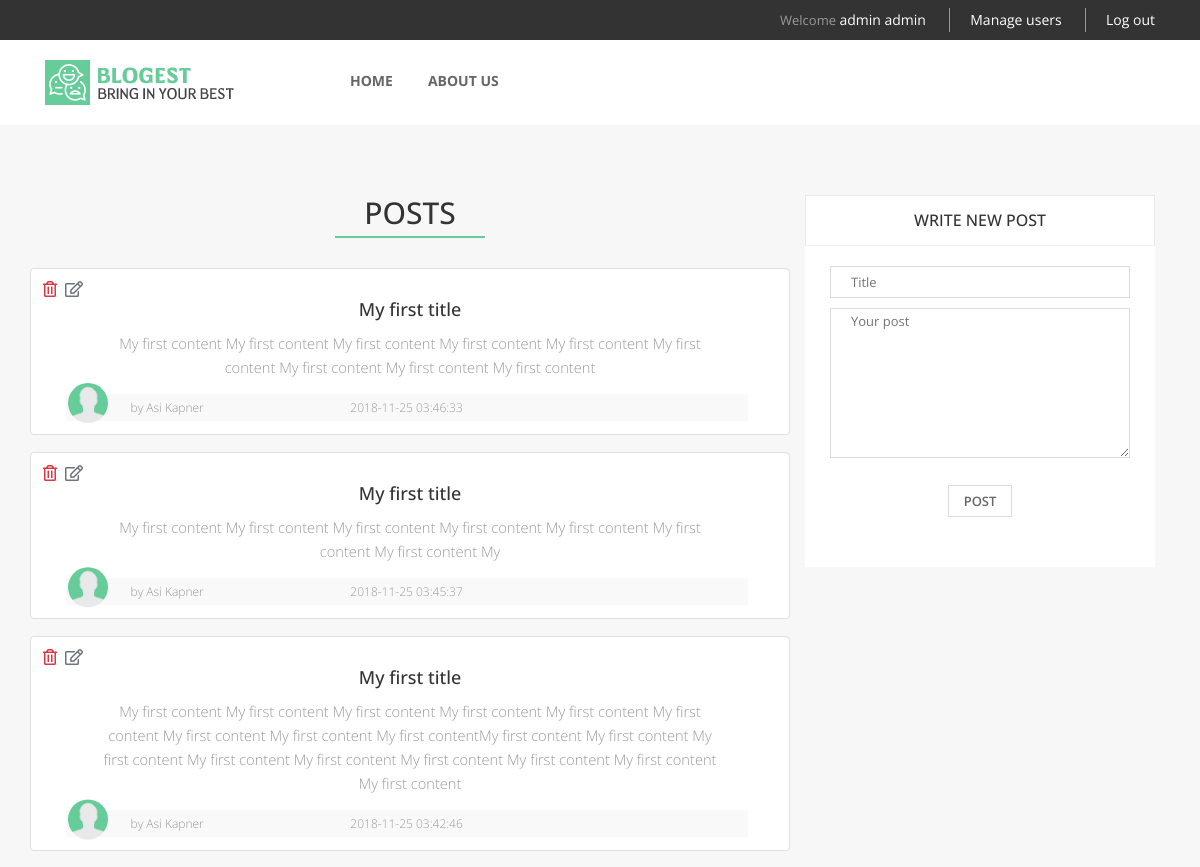
/index.php (signed in, upper part), run on an earlier commit of the app's database.
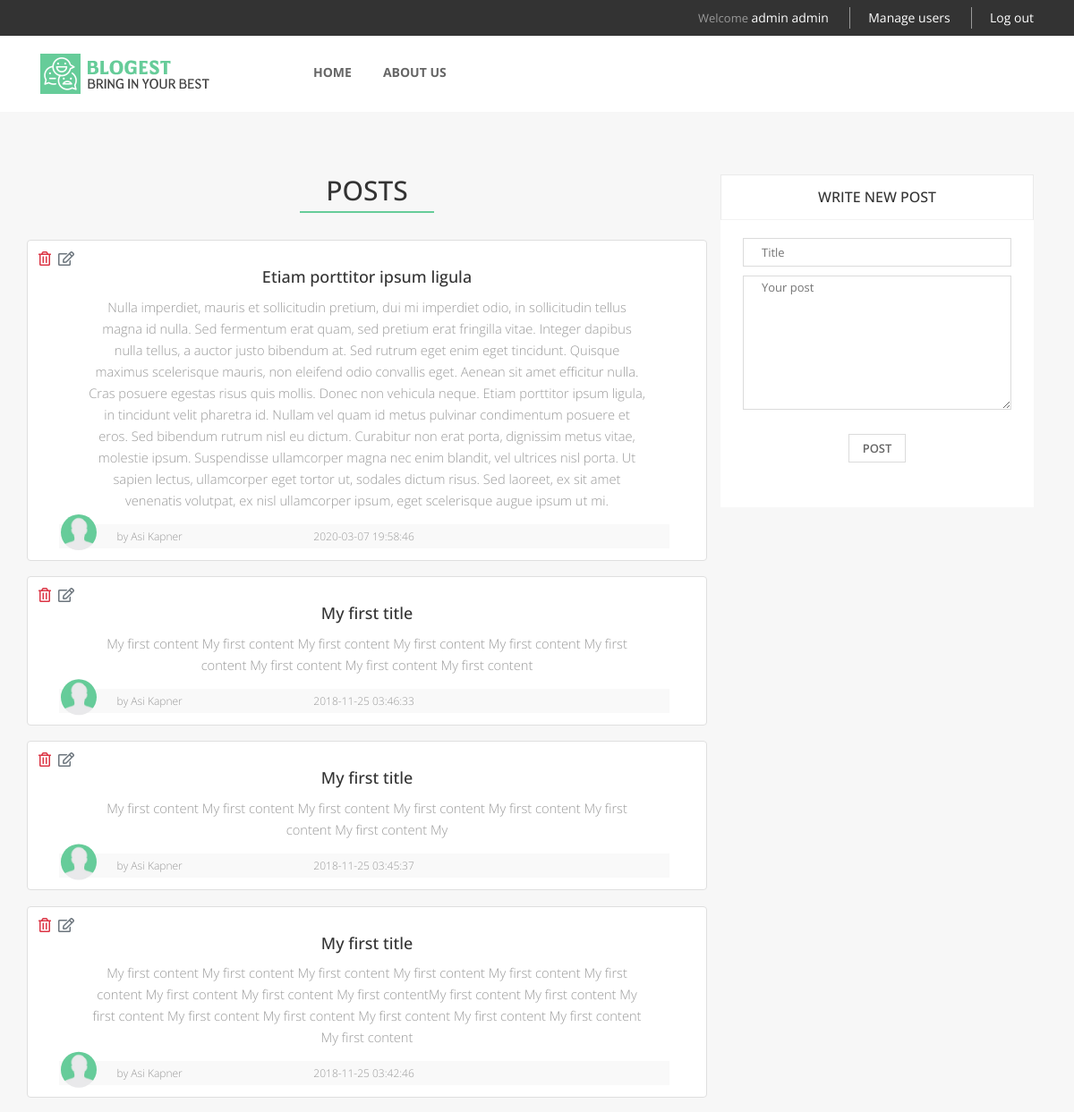
And on a later commit of the database.
### tables this page shows
CREATE TABLE `posts` (
  `id` int(11) NOT NULL,
  `uid` int(11) NOT NULL,
  `title` varchar(255) NOT NULL,
  `content` text NOT NULL,
  `created` datetime NOT NULL,
  `updated` datetime NOT NULL
);

CREATE TABLE `users` (
  `id` int(11) NOT NULL,
  `first_name` varchar(255) NOT NULL,
  `last_name` varchar(255) NOT NULL,
  `email` varchar(255) NOT NULL,
  `password` varchar(255) NOT NULL,
  `admin` tinyint(4) NOT NULL,
  `approved` tinyint(4) NOT NULL,
  `avatar` varchar(255) NOT NULL DEFAULT 'img\\avatars\\default_avatar.jpg'
);

### index.php (the view, shortened to what this page needs)
<?php
$update_err = '';
$update_msg = '';
if ($link = db_connect()) {
    $sql = "SELECT posts.*,users.first_name ,users.last_name, users.avatar FROM posts JOIN users on posts.uid = users.id ORDER BY posts.id DESC";
    $result = mysqli_query($link, $sql);
    if ($result && mysqli_num_rows($result) > 0) {
        $data = [];
        while ($row = mysqli_fetch_assoc($result)) {
            $data[] = $row;
        }
    }
}
$token = sha1(rand(10000000, 50000000) . time());
?>
<?php include_once 'templates/header.php'; ?>
<div id="main-content" class="main-content-area">
    <div class="container">
        <div class="row">
            <div class="col-md-8 col-sm-12">
                <div class="posts-area">
                    <h2 class="section-title">posts</h2>
                    <div class="row">
                        <?php if (isset($data)): ?>
                            <?php foreach ($data as $post): ?>
                                <div id="post-id-<?= htmlspecialchars(@$post['id']); ?>" class="col-md-12 col-sm-12 post">
                                    <?php if (@$_SESSION['post_id'] == @$post['id']): ?>
                                        <div class="sidebar-content write-post update-post">
                                            <h6 class="widget-title">Update the post</h6>
                                            <div class="write-post-form">
                                                <form action="" method="post">
                                                    <input name="csrf_token" type="hidden" value="<?= htmlspecialchars($token); ?>">
                                                    <input type="text" name="edit_title" placeholder="Title" value="<?= htmlspecialchars(@$post['title']); ?>" required />
                                                    <textarea name="edit_content" placeholder="Your post" required oninput='this.style.height = "";this.style.height = this.scrollHeight + "px"'><?= htmlspecialchars(@$post['content']); ?></textarea>
                                                    <?php if (!empty($update_msg)): ?>
                                                        <p class="alert alert-success"><?= htmlspecialchars(@$update_msg); ?></p>
                                                    <?php endif; ?>
                                                    <?php if (!empty($update_err)): ?>
                                                        <p class="alert alert-warning"><?= htmlspecialchars(@$update_err); ?></p>
                                                    <?php endif; ?>
                                                    <input type="submit" name="update" value="update" />
                                                </form>
                                                <form action="" method="post">
                                                    <input name="csrf_token" type="hidden" value="<?= htmlspecialchars($token); ?>">
                                                    <input type="submit" name="cancel" value="cancel" />
                                                </form>
                                            </div>
                                        </div>
                                    <?php else: ?>
                                        <div class="post-content">
                                            <?php if ($post['uid'] == $_SESSION['uid'] || isset($_SESSION['admin'])): ?>
                                                <a class="del-btn btn btn-sm text-danger" href="delete_post.php?post_id=<?= htmlspecialchars(@$post['id']); ?>" onclick="return del_alert()"><span class="far fa-trash-alt"></span></a>
                                                <a class="edit-btn btn btn-sm text-muted" href="edit_post.php?post_id=<?= htmlspecialchars(@$post['id']); ?>"><span class="far fa-edit"></span></a>
                                            <?php endif; ?>
                                            <h5><?= htmlspecialchars(@$post['title']); ?></h5>
                                            <p><?= htmlspecialchars(@$post['content']); ?></p>
                                            <p class="post-info">
                                                <img class="avatar" src="<?= htmlspecialchars(@$post['avatar']); ?>"/>
                                                <span class="author">by <?= htmlspecialchars(@$post['first_name']); ?> <?= htmlspecialchars(@$post['last_name']); ?></span><span class="created"><?= htmlspecialchars(@$post['created']); ?></span>
                                            </p>
                                        </div>
                                    <?php endif; ?>
                                </div>
                            <?php endforeach; ?>
                        <?php endif; ?>
                    </div>
                </div>
            </div>
            <div class="order-lg-last col-md-4 order-md-last col-md-offset-0 col-sm-8 col-sm-offset-2 order-first">
                <div class="sidebar-area fix">
                    <div class="single-sidebar-widget">
                        <h6 class="widget-title">Write new post</h6>
                        <div class="sidebar-content write-post">
                            <div class="write-post-form">
                                <form action="" method="post">
                                    <input type="text" name="title" placeholder="Title" value="<?= htmlspecialchars(@$_POST['title']); ?>" required />
                                    <textarea name="content" placeholder="Your post" required><?= htmlspecialchars(@$_POST['content']); ?></textarea>
                                    <input type="submit" name="submit" value="post" />
                                </form>
                            </div>
                        </div>
                    </div>
                </div>
            </div>
        </div>
    </div>
</div>
<?php include_once 'templates/footer.php'; ?>

### templates/header.php (shortened to what this page needs)
<!DOCTYPE html>
<html class="no-js" lang="">
    <head>
        <link rel="stylesheet" href="https://stackpath.bootstrapcdn.com/bootstrap/4.1.3/css/bootstrap.min.css">
        <link rel="stylesheet" href="css/font-awesome.min.css">
        <link rel="stylesheet" href="https://use.fontawesome.com/releases/v5.5.0/css/all.css">
        <link rel="stylesheet" href="css/owl.carousel.css">
        <link rel="stylesheet" href="css/owl.theme.css">
        <link rel="stylesheet" href="css/owl.transitions.css">
        <link rel="stylesheet" href="css/meanmenu.css">
        <link rel="stylesheet" href="css/normalize.css">
        <link rel="stylesheet" href="css/main.css">
        <link rel="stylesheet" href="style.css">
        <link rel="stylesheet" href="css/responsive.css">
    </head>
    <body class="home-2">
        <header id="header" class="header-area">
            <div class="header-top">
                <div class="container">
                    <div class="row">
                        <div class="col-md-12 col-sm-12 col-xs-12">
                            <div class="header-top-right fix">
                                <div class="header-links">
                                    <ul>
                                        <?php if ((isset($_SESSION['fname']) && isset($_SESSION['lname'])) || isset($_SESSION['admin'])): ?>
                                        <li>Welcome <a href="personal.php?user_id=<?= $_SESSION['uid'] ?>"><?= @$_SESSION['fname'] . ' ' . @$_SESSION['lname'] ?></a> </li>
                                            <?php if (isset($_SESSION['admin'])): ?>
                                            <li><a href="admin.php">Manage users</a></li>
                                            <?php endif; ?>
                                            <li><a href="logout.php">Log out</a></li>
                                        <?php else: ?>
                                            <li><a href="login.php">Log in</a></li>
                                            <li><a href="register.php">Register</a></li>
                                        <?php endif; ?>
                                    </ul>
                                </div>
                            </div>
                        </div>
                    </div>
                </div>
            </div>
            <div class="header-bottom">
                <div class="container">
                    <div class="row">
                        <div class="col-md-3">
                            <div class="logo">
                                <a href="index.php"><img src="img/logo/logo.png" alt="Logo" /></a>
                            </div>
                        </div>
                        <div class="col-md-9">
                            <div class="main-menu">
                                <nav>
                                    <ul class="main-nav navbar-right">
                                        <li>
                                            <a href="index.php">Home</a>
                                        </li>
                                        <li>
                                            <a href="about.php">About us</a>
                                        </li>
                                    </ul>
                                </nav>
                            </div>
                        </div>
                    </div>
                </div>
            </div>
        </header>

### templates/footer.php (shortened to what this page needs)
</body>
</html>

### css/main.css (style rules this page uses)
html { color: #222; font-size: 1em; line-height: 1.4; }
audio, canvas, iframe, img, svg, video { vertical-align: middle; }
textarea { resize: vertical; }

### style.css (style rules this page uses)
html, body { height: 100%; margin: 0; padding: 0; }
img { max-width: 100%; height: auto }
a { transition: all 0.4s ease 0s; text-decoration: none; }
p { font-weight: 300; margin: 0 0 15px; }
h1, h2, h3, h4, h5, h6 { color: #333; margin: 0 0 10px; }
ul { list-style: outside none none; margin: 0; padding: 0 }
body { background: #f7f7f7 none repeat scroll 0 0; color: #999; font-family: 'Open Sans', sans-serif; font-size: 13px; line-height: 24px; }
.container { width: 1200px; }
.fix { overflow: hidden }
h2 { font-size: 30px; }
h5 { font-size: 18px; }
h6 { font-size: 16px; }
h2.section-title { text-align: center; text-transform: uppercase; margin: 0 0 30px; padding: 0 0 7px; position: relative; }
h2.section-title:after { content: ""; background: #66cc99 none repeat scroll 0 0; width: 150px; height: 2px; position: absolute; bottom: 0; left: 50%; margin-left: -75px; }
input[type="text"] { outline: 0; }
input[type="submit"] { outline: 0; }
.header-area .header-top { background: #333 none repeat scroll 0 0; }
.header-top-right { margin: 8px 0 8px; }
.header-links, .header-search { float: right; }
.header-links ul li { display: inline-block; border-left: 1px solid #999; padding: 0 20px; }
.header-links ul li:first-child { border: 0; }
.header-links ul li:last-child { padding-right: 0; }
.header-links ul li a { color: #fff; font-size: 14px; }
.header-bottom { background: #fff none repeat scroll 0 0; transition: all 0.3s ease 0s; }
.header-bottom .main-menu { transition: all 0.3s ease 0s; }
.header-bottom .logo { padding: 20px 0; transition: all 0.3s ease 0s; }
.main-menu ul.main-nav { padding-top: 29px; }
.main-menu ul.main-nav li { margin-left: 5px; float: left; }
.main-menu ul.main-nav > li > a { color: #666; font-size: 14px; font-weight: 700; padding: 0 15px; position: relative; text-transform: uppercase; }
.main-menu ul.main-nav > li > a:before { content: ""; width: 0%; height: 3px; background: #66cc99 none repeat scroll 0 0; position: absolute; left: 50%; top: -31px; opacity: 0; visibility: hidden; transition: all 0.4s ease 0s; }
.main-content-area { padding: 70px 0 0; }
.single-sidebar-widget { background: #fff none repeat scroll 0 0; margin: 0 0 70px; text-align: center; }
.single-sidebar-widget h6.widget-title { border-top: 1px solid #eaeaea; border-left: 1px solid #eaeaea; border-right: 1px solid #eaeaea; border-bottom: 1px solid #f2f2f2; margin: 0; padding: 15px 0px; text-transform: uppercase; }
.sidebar-content { padding: 0 25px 50px; overflow: hidden; }
.sidebar-content.write-post { margin-top: 20px; }
.sidebar-content.write-post input[type="text"], .sidebar-content.write-post textarea { width: 310px; max-width: 100%; height: 32px; border: 1px solid #dbdbdb; margin: 0 0 10px; outline: 0; padding: 0 20px; }
.sidebar-content.write-post textarea { height: 150px; }
.sidebar-content.write-post input[type="submit"] { background: #fff none repeat scroll 0 0; border: 1px solid #dbdbdb; color: #666; font-weight: 600; height: 32px; margin: 10px 0 0; outline: 0; padding: 0 15px; text-transform: uppercase; transition: all 0.4s ease 0s; }
.posts-area .post { margin-bottom: 1.1rem; position: relative; word-wrap: break-word; background-color: #fff; background-clip: border-box; border: 1px solid #dfdfdf; border-radius: .25rem; }
.post-content { background: #fff none repeat scroll 0 0; padding: 30px 52px 40px; text-align: center; font-size: 11pt; }
.post-content .del-btn { position: absolute; left: 3px; top: 3px; font-size: 1rem; }
.post-content .edit-btn { position: absolute; left: 25px; top: 3px; font-size: 1rem; }
.post-info { width: 90%; background: #f9f9f9 none repeat scroll 0 0; margin: 0 auto 10px -155px; padding: 5px; position: absolute; left: 25%; text-align: center; font-size: 9pt; line-height: normal; z-index: 999; }
.post-info .avatar { height: 45px; width: 45px; clip-path: circle(20px at center); position: absolute; bottom: -5px; left: 0; object-fit: cover; }
.post-info .author { position: absolute; left: 65px; }

What changed in the data, as far as the page shows it:
added posts: title "Etiam porttitor ipsum ligula", content "Nulla imperdiet, mauris et sollicitudin pretium, dui mi imperdiet odio, in sollicitudin tellus magna id nulla. Sed fermentum erat quam, sed pretium erat fringilla vitae. Integer dapibus nulla tellus, a auctor justo bibendum at. Sed rutrum eget enim eget tincidunt. Quisque maximus scelerisque mauris, non eleifend odio convallis eget. Aenean sit amet efficitur nulla. Cras posuere egestas risus quis mollis. Donec non vehicula neque. Etiam porttitor ipsum ligula, in tincidunt velit pharetra id. Nullam vel quam id metus pulvinar condimentum posuere et eros. Sed bibendum rutrum nisl eu dictum. Curabitur non erat porta, dignissim metus vitae, molestie ipsum. Suspendisse ullamcorper magna nec enim…", uid.avatar (placeholder picture), uid.first_name "Asi", uid.last_name "Kapner", created "2020-03-07 19:58:46"
